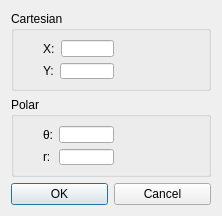
<?xml version="1.0" encoding="UTF-8"?>
<ui version="4.0">
 <class>Dialog</class>
 <widget class="QDialog" name="Dialog">
  <property name="geometry">
   <rect>
    <x>0</x>
    <y>0</y>
    <width>218</width>
    <height>216</height>
   </rect>
  </property>
  <property name="windowTitle">
   <string>Add point</string>
  </property>
  <layout class="QVBoxLayout" name="verticalLayout_3">
   <item>
    <widget class="QGroupBox" name="groupBox">
     <property name="minimumSize">
      <size>
       <width>200</width>
       <height>70</height>
      </size>
     </property>
     <property name="title">
      <string>Cartesian</string>
     </property>
     <layout class="QVBoxLayout" name="verticalLayout_4">
      <item>
       <layout class="QVBoxLayout" name="verticalLayout">
        <item>
         <layout class="QHBoxLayout" name="horizontalLayout">
          <item>
           <spacer name="horizontalSpacer_3">
            <property name="orientation">
             <enum>Qt::Horizontal</enum>
            </property>
            <property name="sizeType">
             <enum>QSizePolicy::Fixed</enum>
            </property>
            <property name="sizeHint" stdset="0">
             <size>
              <width>20</width>
              <height>20</height>
             </size>
            </property>
           </spacer>
          </item>
          <item>
           <widget class="QLabel" name="label">
            <property name="text">
             <string>X:</string>
            </property>
           </widget>
          </item>
          <item>
           <widget class="QLineEdit" name="lineEdit_x"/>
          </item>
          <item>
           <spacer name="horizontalSpacer_2">
            <property name="orientation">
             <enum>Qt::Horizontal</enum>
            </property>
            <property name="sizeType">
             <enum>QSizePolicy::Fixed</enum>
            </property>
            <property name="sizeHint" stdset="0">
             <size>
              <width>85</width>
              <height>20</height>
             </size>
            </property>
           </spacer>
          </item>
         </layout>
        </item>
        <item>
         <layout class="QHBoxLayout" name="horizontalLayout_2">
          <item>
           <spacer name="horizontalSpacer_4">
            <property name="orientation">
             <enum>Qt::Horizontal</enum>
            </property>
            <property name="sizeType">
             <enum>QSizePolicy::Fixed</enum>
            </property>
            <property name="sizeHint" stdset="0">
             <size>
              <width>20</width>
              <height>20</height>
             </size>
            </property>
           </spacer>
          </item>
          <item>
           <widget class="QLabel" name="label_2">
            <property name="text">
             <string>Y:</string>
            </property>
           </widget>
          </item>
          <item>
           <widget class="QLineEdit" name="lineEdit_y"/>
          </item>
          <item>
           <spacer name="horizontalSpacer">
            <property name="orientation">
             <enum>Qt::Horizontal</enum>
            </property>
            <property name="sizeType">
             <enum>QSizePolicy::Fixed</enum>
            </property>
            <property name="sizeHint" stdset="0">
             <size>
              <width>85</width>
              <height>20</height>
             </size>
            </property>
           </spacer>
          </item>
         </layout>
        </item>
       </layout>
      </item>
     </layout>
    </widget>
   </item>
   <item>
    <widget class="QGroupBox" name="groupBox_2">
     <property name="minimumSize">
      <size>
       <width>200</width>
       <height>70</height>
      </size>
     </property>
     <property name="title">
      <string>Polar</string>
     </property>
     <layout class="QVBoxLayout" name="verticalLayout_5">
      <item>
       <layout class="QVBoxLayout" name="verticalLayout_2">
        <item>
         <layout class="QHBoxLayout" name="horizontalLayout_4">
          <item>
           <spacer name="horizontalSpacer_5">
            <property name="orientation">
             <enum>Qt::Horizontal</enum>
            </property>
            <property name="sizeType">
             <enum>QSizePolicy::Fixed</enum>
            </property>
            <property name="sizeHint" stdset="0">
             <size>
              <width>20</width>
              <height>20</height>
             </size>
            </property>
           </spacer>
          </item>
          <item>
           <widget class="QLabel" name="label_3">
            <property name="text">
             <string>θ:</string>
            </property>
           </widget>
          </item>
          <item>
           <widget class="QLineEdit" name="lineEdit_angle"/>
          </item>
          <item>
           <spacer name="horizontalSpacer_6">
            <property name="orientation">
             <enum>Qt::Horizontal</enum>
            </property>
            <property name="sizeType">
             <enum>QSizePolicy::Fixed</enum>
            </property>
            <property name="sizeHint" stdset="0">
             <size>
              <width>85</width>
              <height>20</height>
             </size>
            </property>
           </spacer>
          </item>
         </layout>
        </item>
        <item>
         <layout class="QHBoxLayout" name="horizontalLayout_5">
          <item>
           <spacer name="horizontalSpacer_7">
            <property name="orientation">
             <enum>Qt::Horizontal</enum>
            </property>
            <property name="sizeType">
             <enum>QSizePolicy::Fixed</enum>
            </property>
            <property name="sizeHint" stdset="0">
             <size>
              <width>20</width>
              <height>20</height>
             </size>
            </property>
           </spacer>
          </item>
          <item>
           <widget class="QLabel" name="label_4">
            <property name="minimumSize">
             <size>
              <width>10</width>
              <height>0</height>
             </size>
            </property>
            <property name="text">
             <string>r:</string>
            </property>
           </widget>
          </item>
          <item>
           <widget class="QLineEdit" name="lineEdit_radius"/>
          </item>
          <item>
           <spacer name="horizontalSpacer_8">
            <property name="orientation">
             <enum>Qt::Horizontal</enum>
            </property>
            <property name="sizeType">
             <enum>QSizePolicy::Fixed</enum>
            </property>
            <property name="sizeHint" stdset="0">
             <size>
              <width>85</width>
              <height>20</height>
             </size>
            </property>
           </spacer>
          </item>
         </layout>
        </item>
       </layout>
      </item>
     </layout>
    </widget>
   </item>
   <item>
    <layout class="QHBoxLayout" name="horizontalLayout_3">
     <item>
      <widget class="QPushButton" name="pushButton_ok">
       <property name="text">
        <string>OK</string>
       </property>
      </widget>
     </item>
     <item>
      <widget class="QPushButton" name="pushButton_cancel">
       <property name="text">
        <string>Cancel</string>
       </property>
      </widget>
     </item>
    </layout>
   </item>
  </layout>
 </widget>
 <resources/>
 <connections/>
</ui>
